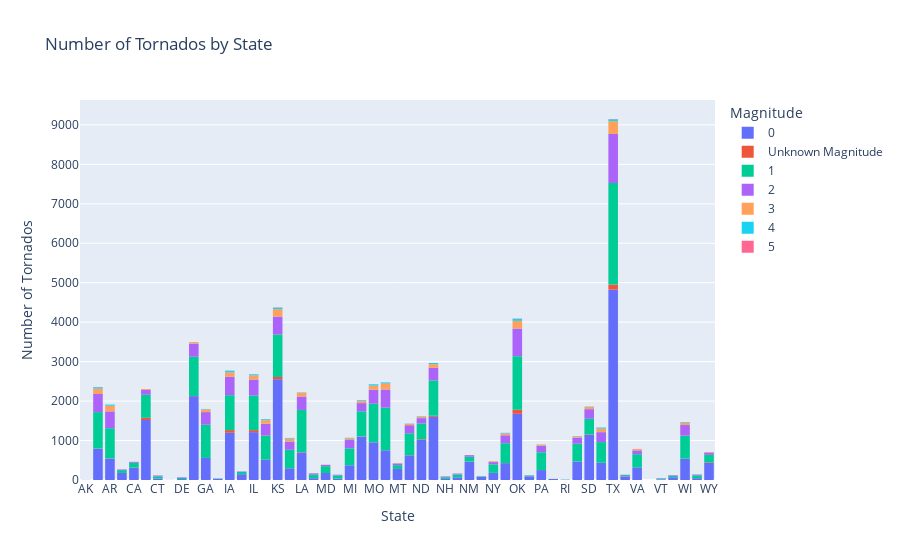

The cell this chart's notebook holds for it:
### Markdown cell above
<b>Histogram<b>

### Code cell
fig2 = px.histogram(magStCount, x='st', y='size', labels = {'mag':'Magnitude','st':'State', 'size':'Tornado Count'}, 
                    color='mag',
                    title="Number of Tornados by State")

fig2.update_layout(yaxis_title="Number of Tornados")

# The value of -9 is used for tornados of unknown magnitude so lets change that to say unknown magnitude in the plot without
# changing the data
newnames = {'-9':'Unknown Magnitude', '0': '0', '1': '1', '2': '2', '3': '3', '4': '4','5': '5'}
fig2.for_each_trace(lambda t: t.update(name = newnames[t.name],
                                      legendgroup = newnames[t.name],
                                      hovertemplate = t.hovertemplate.replace(t.name, newnames[t.name])
                                     ))
fig2.show()

### Figure 1 — Plotly figure (JSON) as saved in the notebook; plotly's stock layout.template omitted (floating-point values rounded to 4 significant figures)
{"data": [{"alignmentgroup": "True", "bingroup": "x", "histfunc": "sum", "hovertemplate": "Magnitude=0<br>State=%{x}<br>sum of Tornado Count=%{y}<extra></extra>", "legendgroup": "0", "marker": {"color": "#636efa", "pattern": {"shape": ""}}, "name": "0", "offsetgroup": "0", "orientation": "v", "showlegend": true, "type": "histogram", "x": ["AK", "AL", "AR", "AZ", "CA", "CO", "CT", "DC", "DE", "FL", "GA", "HI", "IA", "ID", "IL", "IN", "KS", "KY", "LA", "MA", "MD", "ME", "MI", "MN", "MO", "MS", "MT", "NC", "ND", "NE", "NH", "NJ", "NM", "NV", "NY", "OH", "OK", "OR", "PA", "PR", "RI", "SC", "SD", "TN", "TX", "UT", "VA", "VI", "VT", "WA", "WI", "WV", "WY"], "xaxis": "x", "y": [4, 793, 544, 178, 311, 1520, 35, 3, 24, 2125, 557, 28, 1197, 147, 1213, 513, 2551, 297, 698, 46, 177, 35, 373, 1095, 954, 753, 280, 625, 1017, 1600, 28, 68, 465, 79, 179, 427, 1677, 92, 252, 25, 7, 467, 1144, 437, 4824, 91, 321, 1, 11, 70, 539, 46, 432], "yaxis": "y"}, {"alignmentgroup": "True", "bingroup": "x", "histfunc": "sum", "hovertemplate": "Magnitude=Unknown Magnitude<br>State=%{x}<br>sum of Tornado Count=%{y}<extra></extra>", "legendgroup": "Unknown Magnitude", "marker": {"color": "#EF553B", "pattern": {"shape": ""}}, "name": "Unknown Magnitude", "offsetgroup": "-9", "orientation": "v", "showlegend": true, "type": "histogram", "x": ["AL", "AR", "AZ", "CA", "CO", "CT", "FL", "GA", "IA", "IL", "IN", "KS", "KY", "LA", "MN", "MO", "MT", "NC", "ND", "NE", "NM", "NY", "OH", "OK", "OR", "SC", "SD", "TX", "UT", "WA", "WI", "WY"], "xaxis": "x", "y": [5, 5, 1, 2, 56, 1, 4, 2, 68, 51, 2, 60, 1, 8, 8, 3, 1, 2, 15, 29, 4, 1, 3, 105, 1, 2, 13, 129, 5, 1, 1, 16], "yaxis": "y"}, {"alignmentgroup": "True", "bingroup": "x", "histfunc": "sum", "hovertemplate": "Magnitude=1<br>State=%{x}<br>sum of Tornado Count=%{y}<extra></extra>", "legendgroup": "1", "marker": {"color": "#00cc96", "pattern": {"shape": ""}}, "name": "1", "offsetgroup": "1", "orientation": "v", "showlegend": true, "type": "histogram", "x": ["AL", "AR", "AZ", "CA", "CO", "CT", "DE", "FL", "GA", "HI", "IA", "ID", "IL", "IN", "KS", "KY", "LA", "MA", "MD", "ME", "MI", "MN", "MO", "MS", "MT", "NC", "ND", "NE", "NH", "NJ", "NM", "NV", "NY", "OH", "OK", "OR", "PA", "PR", "RI", "SC", "SD", "TN", "TX", "UT", "VA", "VT", "WA", "WI", "WV", "WY"], "xaxis": "x", "y": [922, 764, 72, 123, 585, 57, 30, 996, 843, 9, 885, 61, 879, 610, 1075, 468, 1070, 90, 173, 81, 428, 639, 977, 1080, 95, 556, 402, 895, 42, 71, 122, 15, 216, 502, 1355, 23, 451, 3, 5, 451, 395, 524, 2575, 28, 333, 21, 39, 585, 74, 190], "yaxis": "y"}, {"alignmentgroup": "True", "bingroup": "x", "histfunc": "sum", "hovertemplate": "Magnitude=2<br>State=%{x}<br>sum of Tornado Count=%{y}<extra></extra>", "legendgroup": "2", "marker": {"color": "#ab63fa", "pattern": {"shape": ""}}, "name": "2", "offsetgroup": "2", "orientation": "v", "showlegend": true, "type": "histogram", "x": ["AL", "AR", "AZ", "CA", "CO", "CT", "DE", "FL", "GA", "HI", "IA", "ID", "IL", "IN", "KS", "KY", "LA", "MA", "MD", "ME", "MI", "MN", "MO", "MS", "MT", "NC", "ND", "NE", "NH", "NJ", "NM", "NY", "OH", "OK", "OR", "PA", "RI", "SC", "SD", "TN", "TX", "UT", "VA", "VT", "WA", "WI", "WV", "WY"], "xaxis": "x", "y": [459, 426, 16, 24, 122, 21, 14, 330, 319, 4, 465, 10, 402, 299, 457, 209, 339, 34, 32, 18, 212, 207, 356, 460, 44, 206, 134, 317, 20, 24, 39, 58, 201, 701, 4, 165, 1, 152, 243, 252, 1242, 9, 97, 14, 13, 268, 19, 59], "yaxis": "y"}, {"alignmentgroup": "True", "bingroup": "x", "histfunc": "sum", "hovertemplate": "Magnitude=3<br>State=%{x}<br>sum of Tornado Count=%{y}<extra></extra>", "legendgroup": "3", "marker": {"color": "#FFA15A", "pattern": {"shape": ""}}, "name": "3", "offsetgroup": "3", "orientation": "v", "showlegend": true, "type": "histogram", "x": ["AL", "AR", "AZ", "CA", "CO", "CT", "DE", "FL", "GA", "IA", "IL", "IN", "KS", "KY", "LA", "MA", "MD", "MI", "MN", "MO", "MS", "MT", "NC", "ND", "NE", "NH", "NJ", "NM", "NY", "OH", "OK", "OR", "PA", "SC", "SD", "TN", "TX", "UT", "VA", "WA", "WI", "WV", "WY"], "xaxis": "x", "y": [137, 144, 3, 2, 23, 4, 1, 40, 70, 112, 106, 91, 188, 74, 97, 6, 6, 41, 51, 102, 149, 10, 35, 36, 94, 4, 7, 4, 20, 45, 195, 1, 28, 33, 56, 89, 324, 1, 34, 2, 54, 4, 13], "yaxis": "y"}, {"alignmentgroup": "True", "bingroup": "x", "histfunc": "sum", "hovertemplate": "Magnitude=4<br>State=%{x}<br>sum of Tornado Count=%{y}<extra></extra>", "legendgroup": "4", "marker": {"color": "#19d3f3", "pattern": {"shape": ""}}, "name": "4", "offsetgroup": "4", "orientation": "v", "showlegend": true, "type": "histogram", "x": ["AL", "AR", "CT", "FL", "GA", "IA", "IL", "IN", "KS", "KY", "LA", "MA", "MD", "MI", "MN", "MO", "MS", "MT", "NC", "ND", "NE", "NY", "OH", "OK", "PA", "SC", "SD", "TN", "TX", "VA", "WI", "WY"], "xaxis": "x", "y": [35, 29, 2, 2, 10, 40, 29, 26, 38, 17, 9, 2, 1, 15, 21, 34, 30, 1, 7, 11, 31, 2, 15, 51, 6, 11, 9, 28, 49, 2, 17, 1], "yaxis": "y"}, {"alignmentgroup": "True", "bingroup": "x", "histfunc": "sum", "hovertemplate": "Magnitude=5<br>State=%{x}<br>sum of Tornado Count=%{y}<extra></extra>", "legendgroup": "5", "marker": {"color": "#FF6692", "pattern": {"shape": ""}}, "name": "5", "offsetgroup": "5", "orientation": "v", "showlegend": true, "type": "histogram", "x": ["AL", "IA", "IL", "IN", "KS", "KY", "LA", "MI", "MN", "MO", "MS", "ND", "NE", "OH", "OK", "SD", "TN", "TX", "WI"], "xaxis": "x", "y": [7, 6, 2, 2, 6, 1, 1, 2, 2, 1, 4, 2, 1, 3, 8, 1, 1, 6, 3], "yaxis": "y"}], "layout": {"autosize": true, "barmode": "relative", "legend": {"title": {"text": "Magnitude"}, "tracegroupgap": 0}, "title": {"text": "Number of Tornados by State"}, "xaxis": {"anchor": "y", "autorange": true, "domain": [0, 1], "range": [-0.5, 52.5], "title": {"text": "State"}, "type": "category"}, "yaxis": {"anchor": "x", "autorange": true, "domain": [0, 1], "range": [0, 9631.0], "title": {"text": "Number of Tornados"}, "type": "linear"}}}
